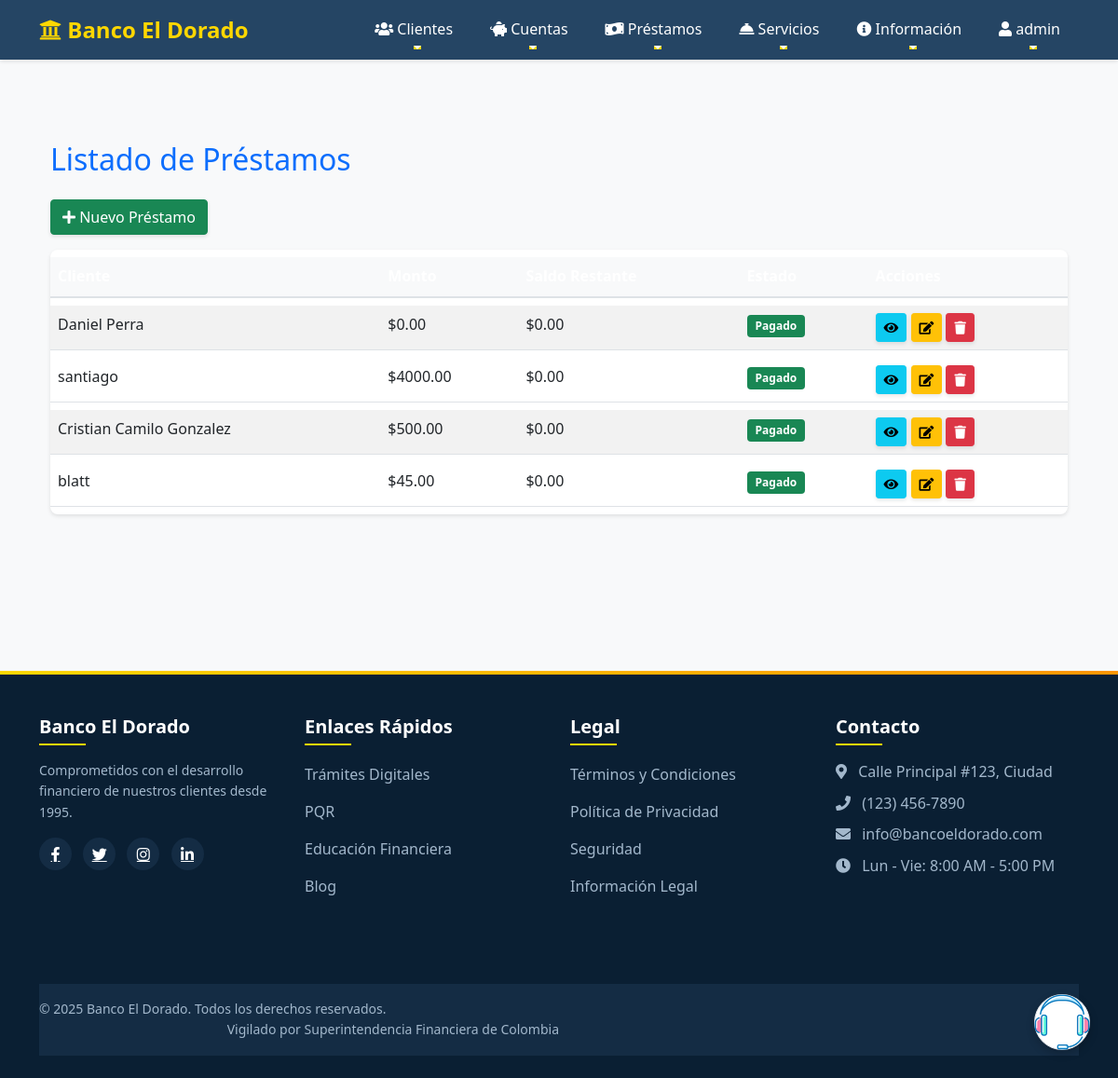
Page /loans/ (signed in) on the committed database.
### blog/models.py (models this page shows, shortened)
class Loan(models.Model):
    STATUS_CHOICES = [
        ('PENDING', 'Pendiente'),
        ('ONGOING', 'En Curso'),
        ('PAID', 'Pagado')
    ]
    client = models.ForeignKey(Client, on_delete=models.CASCADE, related_name='loans')
    amount = models.DecimalField(max_digits=10, decimal_places=2)
    interest_rate = models.DecimalField(max_digits=5, decimal_places=2)
    repayment_term = models.IntegerField(help_text="Número de meses para el reembolso")
    created_at = models.DateTimeField(auto_now_add=True)
    updated_at = models.DateTimeField(auto_now=True)
    remaining_balance = models.DecimalField(max_digits=10, decimal_places=2)
    status = models.CharField(max_length=10, choices=STATUS_CHOICES, default='PENDING')

class Client(models.Model):
    class Status(models.TextChoices):
        OWE = 'O', 'OWE'
        NODEBT = 'ND', 'NODEBT'
    cardId = models.CharField(max_length= 10, null= True, blank = True)
    name = models.CharField(max_length=100)
    image = models.ImageField(upload_to='client_photos/', blank=True, null=True)
    imageSave = models.ImageField(upload_to='client_photos/', blank=True, null=True)
    email = models.EmailField()
    phone_number = models.CharField(max_length=15)
    address = models.CharField(max_length=200)
    created_at = models.DateTimeField(auto_now_add=True)
    updated_at = models.DateTimeField(auto_now=True)
    status = models.CharField(max_length=2,
                              choices=Status.choices,
                              default=Status.NODEBT)  # Estado del cliente por defecto en 'OWE' (deuda)
    class Meta:
        ordering = ['-created_at']
        indexes = [
            models.Index(fields=['-created_at']),
        ]

### blog/views.py (the view)
# urls.py: path('loans/', views.loan_list, name='loan_list'),
@login_required
def loan_list(request):
    loans = Loan.objects.all().select_related('client')
    return render(request, 'loan/loan_list.html', {'loans': loans})

### blog/templates/loan/loan_list.html
{% extends "base.html" %}
{% block content %}
<div class="container py-4">
    <h2 class="mb-4 text-primary">Listado de Préstamos</h2>
    <a href="{% url 'blog:loan_create' %}" class="btn btn-success mb-3">
        <i class="fas fa-plus"></i> Nuevo Préstamo
    </a>
    <div class="table-responsive">
        <table class="table table-striped table-hover">
            <thead class="table-dark">
                <tr>
                    <th>Cliente</th>
                    <th>Monto</th>
                    <th>Saldo Restante</th>
                    <th>Estado</th>
                    <th>Acciones</th>
                </tr>
            </thead>
            <tbody>
                {% for loan in loans %}
                <tr>
                    <td>{{ loan.client.name }}</td>
                    <td>${{ loan.amount }}</td>
                    <td>${{ loan.remaining_balance }}</td>
                    <td>
                        <span class="badge {% if loan.status == 'PAID' %}bg-success
                                         {% elif loan.status == 'PENDING' %}bg-warning
                                         {% else %}bg-primary{% endif %}">
                            {{ loan.get_status_display }}
                        </span>
                    </td>
                    <td>
                        <a href="{% url 'blog:loan_detail' loan.id %}" class="btn btn-info btn-sm">
                            <i class="fas fa-eye"></i>
                        </a>
                        <a href="{% url 'blog:loan_update' loan.id %}" class="btn btn-warning btn-sm">
                            <i class="fas fa-edit"></i>
                        </a>
                        <a href="{% url 'blog:loan_delete' loan.id %}" class="btn btn-danger btn-sm">
                            <i class="fas fa-trash"></i>
                        </a>
                    </td>
                </tr>
                {% empty %}
                <tr>
                    <td colspan="5" class="text-center">No hay préstamos registrados.</td>
                </tr>
                {% endfor %}
            </tbody>
        </table>
    </div>
</div>
{% endblock %}

### blog/templates/base.html (shortened to what this page needs)
{% load static %}
<!DOCTYPE html>
<html lang="es">
<head>
    <link href="https://cdn.jsdelivr.net/npm/bootstrap@5.1.3/dist/css/bootstrap.min.css" rel="stylesheet">
    <link rel="stylesheet" href="https://cdnjs.cloudflare.com/ajax/libs/font-awesome/5.15.4/css/all.min.css">
    <link rel="stylesheet" href="https://cdnjs.cloudflare.com/ajax/libs/aos/2.3.4/aos.css" />
</head>
<body>
    <nav class="navbar navbar-expand-lg navbar-dark fixed-top">
        <div class="container">
            <a class="navbar-brand" href="{% url 'blog:home' %}">
                <i class="fas fa-university"></i> Banco El Dorado
            </a>
            <div class="collapse navbar-collapse" id="navbarNav">
                <ul class="navbar-nav ms-auto">
                    {% if user.is_authenticated %}
                        <li class="nav-item dropdown">
                            <a class="nav-link dropdown-toggle" href="#" id="clientesDropdown" role="button" data-bs-toggle="dropdown">
                                <i class="fas fa-users"></i> Clientes
                            </a>
                        </li>
                        <li class="nav-item dropdown">
                            <a class="nav-link dropdown-toggle" href="#" id="cuentasDropdown" role="button" data-bs-toggle="dropdown">
                                <i class="fas fa-piggy-bank"></i> Cuentas
                            </a>
                        </li>
                        <li class="nav-item dropdown">
                            <a class="nav-link dropdown-toggle" href="#" id="prestamosDropdown" role="button" data-bs-toggle="dropdown">
                                <i class="fas fa-money-bill-wave"></i> Préstamos
                            </a>
                        </li>
                        <li class="nav-item dropdown">
                            <a class="nav-link dropdown-toggle" href="#" id="serviciosDropdown" role="button" data-bs-toggle="dropdown">
                                <i class="fas fa-concierge-bell"></i> Servicios
                            </a>
                        </li>
                        <li class="nav-item dropdown">
                            <a class="nav-link dropdown-toggle" href="#" id="infoDropdown" role="button" data-bs-toggle="dropdown">
                                <i class="fas fa-info-circle"></i> Información
                            </a>
                        </li>
                        <li class="nav-item dropdown">
                            <a class="nav-link dropdown-toggle" href="#" id="userDropdown" role="button" data-bs-toggle="dropdown">
                                <i class="fas fa-user"></i> {{ user.username }}
                            </a>
                        </li>
                    {% endif %}
                </ul>
            </div>
        </div>
    </nav>
    <div class="main-container">
        <div class="container">
            <div class="content-wrapper">
                {% block content %}{% endblock %}
            </div>
        </div>
    </div>
    <footer class="footer">
        <div class="container">
            <div class="row py-4">
                <div class="col-lg-3 col-md-6 mb-4 mb-lg-0">
                    <h5 class="text-white mb-3">Banco El Dorado</h5>
                    <p class="small text-white-50">
                        Comprometidos con el desarrollo financiero de nuestros clientes desde 1995.
                    </p>
                    <div class="social-links mt-3">
                        <a href="#" class="me-2 text-white" title="Facebook">
                            <i class="fab fa-facebook-f"></i>
                        </a>
                        <a href="#" class="me-2 text-white" title="Twitter">
                            <i class="fab fa-twitter"></i>
                        </a>
                        <a href="#" class="me-2 text-white" title="Instagram">
                            <i class="fab fa-instagram"></i>
                        </a>
                        <a href="#" class="me-2 text-white" title="LinkedIn">
                            <i class="fab fa-linkedin-in"></i>
                        </a>
                    </div>
                </div>
                <div class="col-lg-3 col-md-6 mb-4 mb-lg-0">
                    <h5 class="text-white mb-3">Enlaces Rápidos</h5>
                    <ul class="list-unstyled">
                        <li class="mb-2">
                            <a href="{% url 'blog:tramites' %}" class="text-white-50 text-decoration-none">Trámites Digitales</a>
                        </li>
                        <li class="mb-2">
                            <a href="{% url 'blog:pqr' %}" class="text-white-50 text-decoration-none">PQR</a>
                        </li>
                        <li class="mb-2">
                            <a href="{% url 'blog:educacion' %}" class="text-white-50 text-decoration-none">Educación Financiera</a>
                        </li>
                        <li class="mb-2">
                            <a href="{% url 'blog:blog' %}" class="text-white-50 text-decoration-none">Blog</a>
                        </li>
                    </ul>
                </div>
                <div class="col-lg-3 col-md-6 mb-4 mb-lg-0">
                    <h5 class="text-white mb-3">Legal</h5>
                    <ul class="list-unstyled">
                        <li class="mb-2">
                            <a href="#" class="text-white-50 text-decoration-none">Términos y Condiciones</a>
                        </li>
                        <li class="mb-2">
                            <a href="#" class="text-white-50 text-decoration-none">Política de Privacidad</a>
                        </li>
                        <li class="mb-2">
                            <a href="#" class="text-white-50 text-decoration-none">Seguridad</a>
                        </li>
                        <li class="mb-2">
                            <a href="#" class="text-white-50 text-decoration-none">Información Legal</a>
                        </li>
                    </ul>
                </div>
                <div class="col-lg-3 col-md-6 mb-4 mb-lg-0">
                    <h5 class="text-white mb-3">Contacto</h5>
                    <ul class="list-unstyled text-white-50">
                        <li class="mb-2">
                            <i class="fas fa-map-marker-alt me-2"></i> Calle Principal #123, Ciudad
                        </li>
                        <li class="mb-2">
                            <i class="fas fa-phone me-2"></i> (123) 456-7890
                        </li>
                        <li class="mb-2">
                            <i class="fas fa-envelope me-2"></i> info@bancoeldorado.com
                        </li>
                        <li class="mb-2">
                            <i class="fas fa-clock me-2"></i> Lun - Vie: 8:00 AM - 5:00 PM
                        </li>
                    </ul>
                </div>
            </div>
            <div class="bottom-footer mt-4">
                <div class="col-md-6 text-center text-md-start">
                    <p class="mb-0 text-white-50 small">
                        &copy; {% now "Y" %} Banco El Dorado. Todos los derechos reservados.
                    </p>
                </div>
                <div class="col-md-6 text-center text-md-end">
                    <p class="mb-0 text-white-50 small">
                        Vigilado por Superintendencia Financiera de Colombia
                    </p>
                </div>
            </div>
        </div>
    </footer>
    <div class="help-button">
        <a href="https://www.userlike.com/umc/#/inbox/81431049" target="_blank" rel="noopener noreferrer">
            <img src="{% static 'images/help.ico' %}" alt="Ayuda" class="w-10 h-10">
        </a>
    </div>
</body>
</html>

### blog/templates/base.html (style rules this page uses)
:root { --primary-color: #1a3b5c; --secondary-color: #ffd700; --accent-color: #ff6b6b; --text-color: #333; --light-bg: #f8f9fa; --dark-bg: #0a1f33; --transition-speed: 0.3s; --box-shadow: 0 4px 6px rgba(0, 0, 0, 0.1); --hover-transform: translateY(-3px); --spacing-unit: 1rem; --footer-bg: #0a1f33; --footer-secondary-bg: #142c44; --footer-text: #ffffff; --footer-text-muted: #a3b8cc; --footer-link-hover: #ffd700; }
body { font-family: 'Segoe UI', Tahoma, Geneva, Verdana, sans-serif; line-height: 1.6; color: var(--text-color); background-color: var(--light-bg); padding-top: 80px; }
.navbar { backdrop-filter: blur(10px); background-color: rgba(26, 59, 92, 0.95) !important; box-shadow: 0 2px 4px rgba(0,0,0,0.1); }
.navbar-brand { color: var(--secondary-color) !important; font-weight: bold; font-size: 1.5rem; }
.nav-link { color: white !important; padding: 0.5rem 1rem !important; margin: 0 0.25rem; transition: all 0.3s ease; position: relative; }
.nav-link::after { content: ''; position: absolute; bottom: 0; left: 50%; width: 0; height: 2px; background: var(--secondary-color); transition: all 0.3s ease; transform: translateX(-50%); }
.main-container { min-height: calc(100vh - 160px); padding: var(--spacing-unit) 0; }
.table { margin-bottom: 0; border-collapse: separate; border-spacing: 0 8px; }
.table th { background-color: #f8f9fa; border-bottom: 2px solid #dee2e6; }
.table tr { transition: all 0.3s ease; }
.footer { background-color: var(--footer-bg); color: var(--footer-text); padding: 1.5rem 0; margin-top: auto; position: relative; overflow: hidden; }
.footer::before { content: ''; position: absolute; top: 0; left: 0; right: 0; height: 4px; background: linear-gradient(90deg, var(--secondary-color), #ff9500); }
.footer .text-white-50 { color: var(--footer-text-muted) !important; }
.footer h5 { color: var(--footer-text); font-weight: 600; margin-bottom: 1.5rem; position: relative; padding-bottom: 0.5rem; }
.footer h5::after { content: ''; position: absolute; left: 0; bottom: 0; width: 50px; height: 2px; background: var(--secondary-color); }
.footer .social-links a { display: inline-flex; align-items: center; justify-content: center; width: 35px; height: 35px; background-color: var(--footer-secondary-bg); border-radius: 50%; transition: all 0.3s ease; margin-right: 0.5rem; }
.footer ul li a { color: var(--footer-text-muted); transition: all 0.3s ease; display: inline-block; padding: 0.2rem 0; }
.footer .bottom-footer { background-color: var(--footer-secondary-bg); padding: 1rem 0; margin-top: 2rem; }
.footer .bottom-footer p { margin: 0; color: var(--footer-text-muted); }
.mb-4 { margin-bottom: 1.5rem !important; }
.mt-4 { margin-top: 1.5rem !important; }
.table-responsive { border-radius: 8px; box-shadow: 0 2px 4px rgba(0,0,0,0.1); background-color: white; }
.badge { padding: 0.5em 0.75em; border-radius: 4px; transition: all 0.3s ease; }
.content-wrapper { padding: 2rem 0; }
.btn { position: relative; overflow: hidden; transition: all 0.3s ease; transform: translateY(0); box-shadow: 0 2px 4px rgba(0,0,0,0.1); }
.btn::after { content: ''; position: absolute; top: 50%; left: 50%; width: 0; height: 0; background: rgba(255,255,255,0.2); border-radius: 50%; transform: translate(-50%, -50%); transition: width 0.6s ease, height 0.6s ease; }
a { transition: all 0.3s ease; }
.help-button { position: fixed; bottom: 30px; right: 30px; background: white; border: 1px solid #e5e7eb; color: var(--primary-color); width: 60px; height: 60px; border-radius: 50%; display: flex; align-items: center; justify-content: center; box-shadow: 0 4px 10px rgba(0,0,0,0.2); cursor: pointer; transition: all 0.3s ease; z-index: 1000; animation: pulse 2s infinite; }

### rows in the picture
Loan: client.name "Daniel Perra", amount "0.00", remaining_balance "0.00", status "Pagado"
Loan: client.name "santiago", amount "4000.00", remaining_balance "0.00", status "Pagado"
Loan: client.name "Cristian Camilo Gonzalez", amount "500.00", remaining_balance "0.00", status "Pagado"
Loan: client.name "blatt", amount "45.00", remaining_balance "0.00", status "Pagado"

### other values in the picture
{{ user.username }} "admin"
